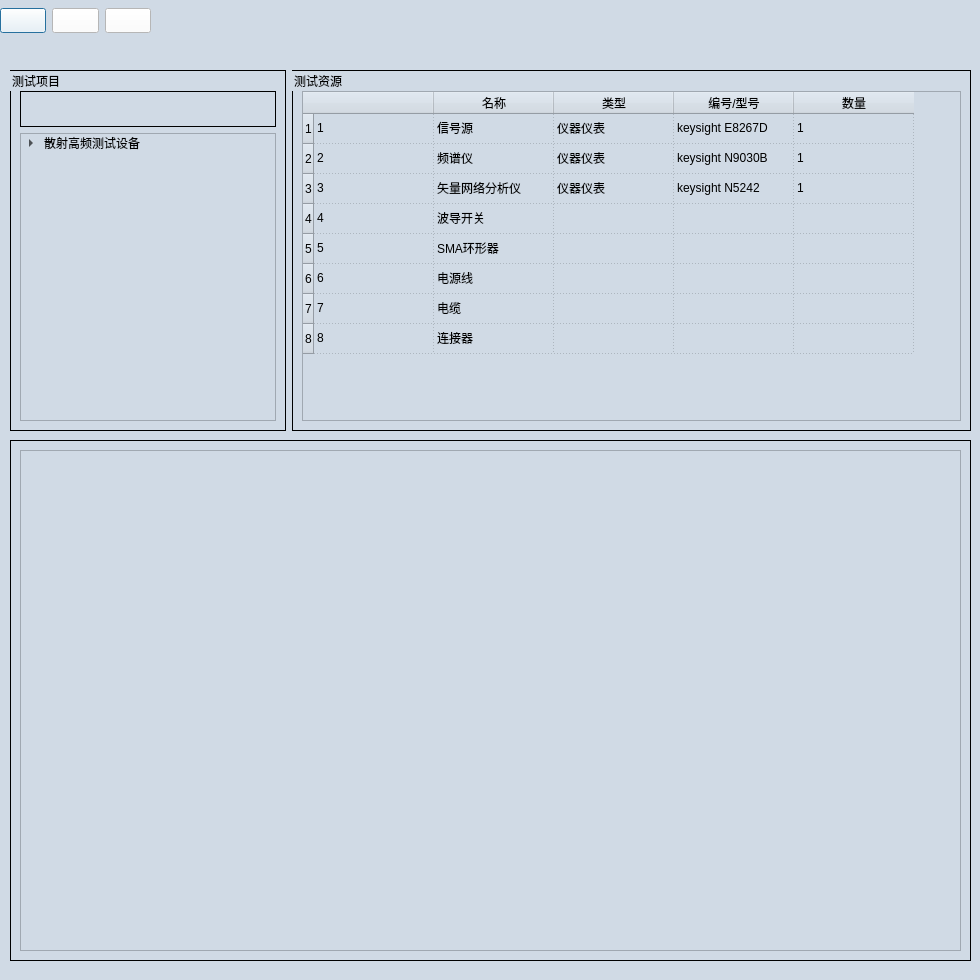
<?xml version="1.0" encoding="UTF-8"?>
<ui version="4.0">
 <class>Dialog</class>
 <widget class="QDialog" name="Dialog">
  <property name="geometry">
   <rect>
    <x>0</x>
    <y>0</y>
    <width>980</width>
    <height>980</height>
   </rect>
  </property>
  <property name="font">
   <font>
    <family>Microsoft YaHei</family>
    <pointsize>14</pointsize>
   </font>
  </property>
  <property name="windowTitle">
   <string>Dialog</string>
  </property>
  <property name="styleSheet">
   <string notr="true">QDialog{
background-color:#D0DAE5;
}

QTextBrower{
background-color:#D0DAE5;
}

QLineEdit{
background-color:#D0DAE5;
}

QWidget{
background-color:#D0DAE5;
}

QStackedWidget{
background-color:#D0DAE5;
}

QHeaderView{
background-color:#D0DAE5;
}

QLabel{
font-size:12px;
font-family:Microsoft YaHei;
background-color:#D0DAE5;
}

QPushButton{         /*按钮自适应拉伸背景*/
border-width: 2px 15px 2px 15px;
background-color:#2884D8;
color: #FFFFFF;
font-size:12px;
font-family:Microsoft YaHei;
}

QGroupBox{
font-size:12px;
font-family:Microsoft YaHei;
border:1px solid rgb(0, 0, 0); 
}</string>
  </property>
  <widget class="QSplitter" name="splitter">
   <property name="geometry">
    <rect>
     <x>0</x>
     <y>0</y>
     <width>0</width>
     <height>0</height>
    </rect>
   </property>
   <property name="orientation">
    <enum>Qt::Horizontal</enum>
   </property>
  </widget>
  <widget class="QSplitter" name="splitter_4">
   <property name="geometry">
    <rect>
     <x>0</x>
     <y>0</y>
     <width>0</width>
     <height>0</height>
    </rect>
   </property>
   <property name="orientation">
    <enum>Qt::Horizontal</enum>
   </property>
  </widget>
  <widget class="QGroupBox" name="groupBox_test_results">
   <property name="geometry">
    <rect>
     <x>10</x>
     <y>440</y>
     <width>961</width>
     <height>521</height>
    </rect>
   </property>
   <property name="title">
    <string/>
   </property>
   <layout class="QGridLayout" name="gridLayout_4">
    <item row="0" column="0">
     <widget class="QTableWidget" name="tableWidget_test_results"/>
    </item>
   </layout>
  </widget>
  <widget class="QWidget" name="layoutWidget">
   <property name="geometry">
    <rect>
     <x>0</x>
     <y>0</y>
     <width>151</width>
     <height>42</height>
    </rect>
   </property>
   <layout class="QGridLayout" name="gridLayout">
    <item row="0" column="0">
     <widget class="QPushButton" name="pushButton_start">
      <property name="styleSheet">
       <string notr="true">background-color:rgb(255, 255, 255);
</string>
      </property>
      <property name="text">
       <string/>
      </property>
      <property name="icon">
       <iconset resource="iconQrc.qrc">
        <normaloff>:/newPrefix/icon/start1.ico</normaloff>:/newPrefix/icon/start1.ico</iconset>
      </property>
      <property name="iconSize">
       <size>
        <width>32</width>
        <height>31</height>
       </size>
      </property>
     </widget>
    </item>
    <item row="0" column="1">
     <widget class="QPushButton" name="pushButton_restart">
      <property name="styleSheet">
       <string notr="true">background-color:rgb(255, 255, 255);</string>
      </property>
      <property name="text">
       <string/>
      </property>
      <property name="icon">
       <iconset resource="iconQrc.qrc">
        <normaloff>:/newPrefix/icon/restart1.ico</normaloff>:/newPrefix/icon/restart1.ico</iconset>
      </property>
      <property name="iconSize">
       <size>
        <width>32</width>
        <height>31</height>
       </size>
      </property>
     </widget>
    </item>
    <item row="0" column="2">
     <widget class="QPushButton" name="pushButton_close">
      <property name="styleSheet">
       <string notr="true">background-color:rgb(255, 255, 255);</string>
      </property>
      <property name="text">
       <string/>
      </property>
      <property name="icon">
       <iconset resource="iconQrc.qrc">
        <normaloff>:/newPrefix/icon/close1.ico</normaloff>:/newPrefix/icon/close1.ico</iconset>
      </property>
      <property name="iconSize">
       <size>
        <width>32</width>
        <height>31</height>
       </size>
      </property>
     </widget>
    </item>
   </layout>
  </widget>
  <widget class="QWidget" name="layoutWidget">
   <property name="geometry">
    <rect>
     <x>10</x>
     <y>70</y>
     <width>961</width>
     <height>361</height>
    </rect>
   </property>
   <layout class="QHBoxLayout" name="horizontalLayout" stretch="0,2">
    <item>
     <widget class="QGroupBox" name="groupBox_test_modules">
      <property name="title">
       <string>测试项目</string>
      </property>
      <layout class="QGridLayout" name="gridLayout_6">
       <property name="topMargin">
        <number>20</number>
       </property>
       <property name="verticalSpacing">
        <number>6</number>
       </property>
       <item row="0" column="0">
        <layout class="QGridLayout" name="gridLayout_3" rowstretch="0,3">
         <item row="0" column="0">
          <widget class="QGroupBox" name="groupBox_2">
           <property name="title">
            <string/>
           </property>
           <layout class="QGridLayout" name="gridLayout_2">
            <item row="0" column="0">
             <widget class="QLabel" name="label_test_duration">
              <property name="font">
               <font>
                <family>Microsoft YaHei</family>
                <pointsize>-1</pointsize>
               </font>
              </property>
              <property name="text">
               <string/>
              </property>
              <property name="textFormat">
               <enum>Qt::PlainText</enum>
              </property>
             </widget>
            </item>
           </layout>
          </widget>
         </item>
         <item row="1" column="0">
          <widget class="QTreeWidget" name="treeWidget">
           <property name="headerHidden">
            <bool>true</bool>
           </property>
           <column>
            <property name="text">
             <string>1</string>
            </property>
           </column>
           <item>
            <property name="text">
             <string>散射高频测试设备</string>
            </property>
            <property name="flags">
             <set>ItemIsSelectable|ItemIsEditable|ItemIsDragEnabled|ItemIsUserCheckable|ItemIsEnabled</set>
            </property>
            <item>
             <property name="text">
              <string>收/发单元</string>
             </property>
            </item>
            <item>
             <property name="text">
              <string>低噪声放大器</string>
             </property>
            </item>
            <item>
             <property name="text">
              <string>功放</string>
             </property>
            </item>
            <item>
             <property name="text">
              <string>耦合器</string>
             </property>
            </item>
            <item>
             <property name="text">
              <string>自环器</string>
             </property>
            </item>
            <item>
             <property name="text">
              <string>滤波器</string>
             </property>
            </item>
            <item>
             <property name="text">
              <string>波导开关</string>
             </property>
            </item>
            <item>
             <property name="text">
              <string>监控设备</string>
             </property>
            </item>
           </item>
          </widget>
         </item>
        </layout>
       </item>
      </layout>
     </widget>
    </item>
    <item>
     <widget class="QGroupBox" name="groupBox_test_resource">
      <property name="title">
       <string>测试资源</string>
      </property>
      <layout class="QGridLayout" name="gridLayout_5">
       <property name="topMargin">
        <number>20</number>
       </property>
       <item row="0" column="0">
        <widget class="QTableWidget" name="tableWidget_test_resource">
         <property name="gridStyle">
          <enum>Qt::DotLine</enum>
         </property>
         <attribute name="horizontalHeaderCascadingSectionResizes">
          <bool>true</bool>
         </attribute>
         <attribute name="horizontalHeaderDefaultSectionSize">
          <number>120</number>
         </attribute>
         <row>
          <property name="text">
           <string>1</string>
          </property>
         </row>
         <row>
          <property name="text">
           <string>2</string>
          </property>
         </row>
         <row>
          <property name="text">
           <string>3</string>
          </property>
         </row>
         <row>
          <property name="text">
           <string>4</string>
          </property>
         </row>
         <row>
          <property name="text">
           <string>5</string>
          </property>
         </row>
         <row>
          <property name="text">
           <string>6</string>
          </property>
         </row>
         <row>
          <property name="text">
           <string>7</string>
          </property>
         </row>
         <row>
          <property name="text">
           <string>8</string>
          </property>
         </row>
         <column>
          <property name="text">
           <string/>
          </property>
         </column>
         <column>
          <property name="text">
           <string>名称</string>
          </property>
         </column>
         <column>
          <property name="text">
           <string>类型</string>
          </property>
         </column>
         <column>
          <property name="text">
           <string>编号/型号</string>
          </property>
         </column>
         <column>
          <property name="text">
           <string>数量</string>
          </property>
         </column>
         <item row="0" column="0">
          <property name="text">
           <string>1</string>
          </property>
         </item>
         <item row="0" column="1">
          <property name="text">
           <string>信号源</string>
          </property>
         </item>
         <item row="0" column="2">
          <property name="text">
           <string>仪器仪表</string>
          </property>
         </item>
         <item row="0" column="3">
          <property name="text">
           <string>keysight E8267D</string>
          </property>
         </item>
         <item row="0" column="4">
          <property name="text">
           <string>1</string>
          </property>
         </item>
         <item row="1" column="0">
          <property name="text">
           <string>2</string>
          </property>
         </item>
         <item row="1" column="1">
          <property name="text">
           <string>频谱仪</string>
          </property>
         </item>
         <item row="1" column="2">
          <property name="text">
           <string>仪器仪表</string>
          </property>
         </item>
         <item row="1" column="3">
          <property name="text">
           <string>keysight N9030B</string>
          </property>
         </item>
         <item row="1" column="4">
          <property name="text">
           <string>1</string>
          </property>
         </item>
         <item row="2" column="0">
          <property name="text">
           <string>3</string>
          </property>
         </item>
         <item row="2" column="1">
          <property name="text">
           <string>矢量网络分析仪</string>
          </property>
         </item>
         <item row="2" column="2">
          <property name="text">
           <string>仪器仪表</string>
          </property>
         </item>
         <item row="2" column="3">
          <property name="text">
           <string>keysight N5242</string>
          </property>
         </item>
         <item row="2" column="4">
          <property name="text">
           <string>1</string>
          </property>
         </item>
         <item row="3" column="0">
          <property name="text">
           <string>4</string>
          </property>
         </item>
         <item row="3" column="1">
          <property name="text">
           <string>波导开关</string>
          </property>
         </item>
         <item row="4" column="0">
          <property name="text">
           <string>5</string>
          </property>
         </item>
         <item row="4" column="1">
          <property name="text">
           <string>SMA环形器</string>
          </property>
         </item>
         <item row="5" column="0">
          <property name="text">
           <string>6</string>
          </property>
         </item>
         <item row="5" column="1">
          <property name="text">
           <string>电源线</string>
          </property>
         </item>
         <item row="6" column="0">
          <property name="text">
           <string>7</string>
          </property>
         </item>
         <item row="6" column="1">
          <property name="text">
           <string>电缆</string>
          </property>
         </item>
         <item row="7" column="0">
          <property name="text">
           <string>8</string>
          </property>
         </item>
         <item row="7" column="1">
          <property name="text">
           <string>连接器</string>
          </property>
         </item>
        </widget>
       </item>
      </layout>
     </widget>
    </item>
   </layout>
  </widget>
 </widget>
 <resources>
  <include location="iconQrc.qrc"/>
 </resources>
 <connections/>
</ui>
